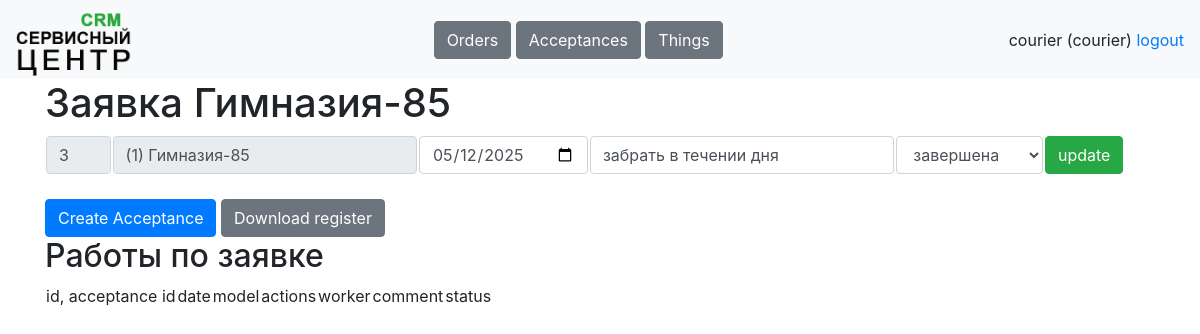
/tables/orders/3 (signed in), run on the app's committed database.
### data/tables.py (models this page shows, shortened)
class Worker(db_session.SqlAlchemyBase, SerializerMixin, UserMixin):
    __tablename__ = 'workers'
    id = Column(sqlalchemy.Integer, primary_key=True, autoincrement=True)
    username = Column(sqlalchemy.String, nullable=True)
    name = Column(sqlalchemy.String, nullable=True)
    password = Column(sqlalchemy.String, nullable=True)
    role = Column(sqlalchemy.String, nullable=True)
    phone = Column(sqlalchemy.String, nullable=True)
    comment = Column(sqlalchemy.String, nullable=True)
    works = orm.relationship('Work', back_populates='worker')
    acceptances = orm.relationship('Acceptance', back_populates='worker')

class Client(db_session.SqlAlchemyBase, SerializerMixin):
    __tablename__ = 'clients'
    id = Column(sqlalchemy.Integer, primary_key=True, autoincrement=True)
    name = Column(sqlalchemy.String, nullable=True, default='')
    address = Column(sqlalchemy.String, nullable=True, default='')
    phone = Column(sqlalchemy.String, nullable=True, default='')
    comment = Column(sqlalchemy.String, nullable=True, default='')
    orders = orm.relationship('Order', back_populates='client')
    things = orm.relationship('Thing', back_populates='client')

class Order(db_session.SqlAlchemyBase, SerializerMixin):
    __tablename__ = 'orders'
    id = Column(sqlalchemy.Integer, primary_key=True, autoincrement=True)
    client_id = Column(sqlalchemy.Integer, sqlalchemy.ForeignKey('clients.id'))
    create_date = Column(sqlalchemy.Date, default=dt.date.today())
    comment = Column(sqlalchemy.String, nullable=True, default='')
    status = Column(sqlalchemy.String, nullable=True, default='created')
    client = orm.relationship('Client')
    acceptances = orm.relationship('Acceptance', back_populates='order')

### main.py (the view)
@app.route('/tables/orders/<int:order_id>', methods=['GET', 'POST'])
@stuff.login_and_role_required(current_user, '/tables/order')
def order(order_id):
    if request.method == 'GET':
        return render_template('order.html', user=current_user,
                               order=stuff.get_entry('orders', order_id))
    elif request.method == 'POST':
        stuff.update_entry('orders', request.form)
        return redirect(f'/tables/orders')

### main.py (called while the page is built)
@login_manager.user_loader
def load_user(worker_id):
    worker = stuff.db_sess.get(Worker, worker_id)
    return worker

### stuff.py (called while the page is built)
def is_role_acceptable(role, page):
    return True

def login_and_role_required(current_user, page):
    def wrapper(f):
        @wraps(f)
        def decorated_function(*args, **kwargs):
            if current_user.is_authenticated:
                if is_role_acceptable(current_user.role, page):
                    return f(*args, **kwargs)
                return redirect('/dashboard')
            resp = redirect('/login')
            return resp
        return decorated_function
    return wrapper

def get_table(table, sort='id', reverse=0):
    if table == 'clients':
        return db_sess.query(Client)
    elif table == 'orders':
        return db_sess.query(Order)
    elif table == 'acceptances':
        return db_sess.query(Acceptance)
    elif table == 'things':
        return db_sess.query(Thing)
    elif table == 'works':
        return db_sess.query(Work)
    elif table == 'workers':
        return db_sess.query(Worker)

def get_entry(table, entry_id):
    if table == 'clients':
        return db_sess.query(Client).get(entry_id)
    elif table == 'orders':
        return db_sess.query(Order).get(entry_id)
    elif table == 'acceptances':
        return db_sess.query(Acceptance).get(entry_id)
    elif table == 'things':
        return db_sess.query(Thing).get(entry_id)
    elif table == 'works':
        return db_sess.query(Work).get(entry_id)
    elif table == 'workers':
        return db_sess.query(Worker).get(entry_id)

### templates/order.html (shortened to what this page needs)
{% extends "base.html"%}
{% block content %}
<h1>Заявка {{order.client.name}}</h1>
<form method="post">
<table>
    <tr>
        <td width="6%"><input class="form-control" value="{{order.id}}" name="id" readonly>
        <td><input class="form-control" value="({{order.client_id}}) {{order.client.name}}" name="client" readonly>
        <td width="6%"><input class="form-control" type="date" value="{{order.create_date}}" name="date"></td>
        <td><input class="form-control" value="{{order.comment}}" name="comment"></td>
        <td><select class="form-control" name="status">
            {% for status in [['created', 'создана'], ['in_process', 'в работе'], ['completed', 'завершена']] %}
            {% if status[0] == order.status %}
            <option value="{{status[0]}}" selected>{{status[1]}}</option>
            {% else %}
            <option value="{{status[0]}}">{{status[1]}}</option>
            {% endif %}
            {% endfor %}
        </select></td>
        <td width="10%"><button type="submit" class="btn btn-success">update</button></td>
    </tr>
</table>
</form><br>
<a class="btn btn-primary" href="/tables/acceptances/new/{{order.id}}" role="button">Create Acceptance</a>
<a class="btn btn-secondary" href="#" role="button">Download register</a>
<br><h2>Работы по заявке</h2>
<table>
    <tr>
        <td colspan="2">id, acceptance id</td>
        <td>date</td>
        <td>model</td>
        <td>actions</td>
        <td>worker</td>
        <td>comment</td>
        <td colspan="2">status</td>
    </tr>
</table>
{% endblock %}

### templates/base.html (shortened to what this page needs)
<!doctype html>
<html>
<head>
    <link rel="stylesheet"
          href="https://stackpath.bootstrapcdn.com/bootstrap/4.4.1/css/bootstrap.min.css"
>
    <link rel="stylesheet" href="static/css/style.css" />
</head>
<body>
<header>
    <nav class="navbar navbar-light bg-light">
        <a class="navbar-brand" style="height: 63px;" href="/dashboard"><img height="63px" src="/static/icons/logo.png"></a>
        <div>
            {% if user.role == "manager" %}
                <a class="btn btn-secondary" href="/tables/clients" role="button">Clients</a>
                <a class="btn btn-secondary" href="/tables/orders" role="button">Orders</a>
            {% elif user.role == "courier" %}
                <a class="btn btn-secondary" href="/tables/orders" role="button">Orders</a>
                <a class="btn btn-secondary" href="/tables/acceptances" role="button">Acceptances</a>
                <a class="btn btn-secondary" href="/tables/things" role="button">Things</a>
            {% elif user.role == "worker" %}
                <a class="btn btn-secondary" href="/tables/acceptances" role="button">Acceptances</a>
                <a class="btn btn-secondary" href="/tables/works" role="button">Works</a>
                <a class="btn btn-secondary" href="/tables/things" role="button">Things</a>
            {% endif %}
        </div>
        <div>
            <a>{{user.name}} ({{user.role}})</a>
            <a href="/logout">logout</a>
        </div>
    </nav>
</header>
<main role="main" class="container">
    {% block content %}{% endblock %}
</main>
</body>
</html>

### data on the page
Worker: name "courier", role "courier"
Client: client.name "Гимназия-85"
Order: id "3", client "(1) Гимназия-85", date "05/12/2025", comment "забрать в течении дня", status "завершена"
